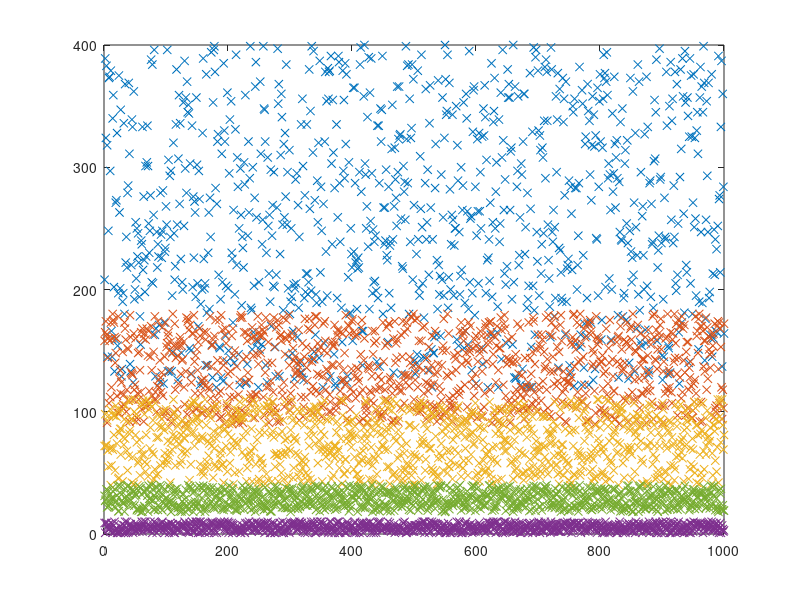
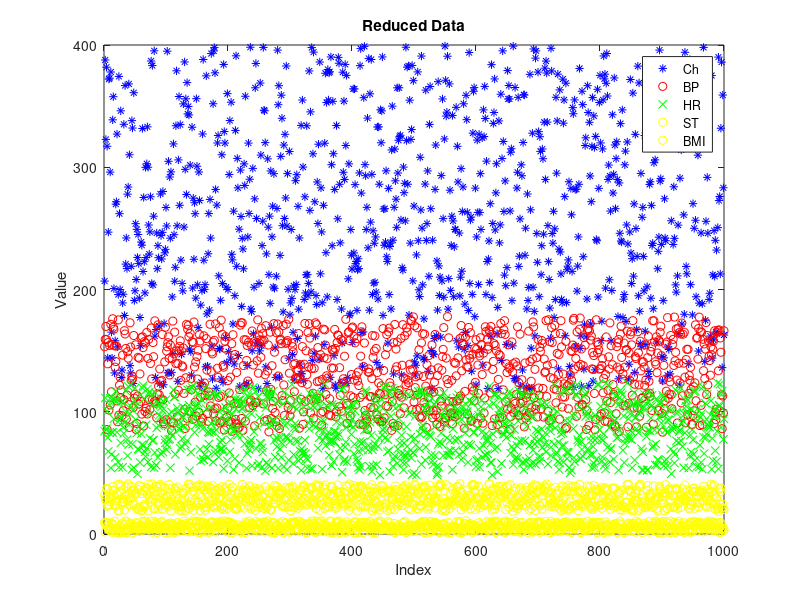

These figures' MATLAB source, in order:
% Clear all variables and figures.

clear all;

  data1 = load('Sorted_data.txt');
  data = [data1(:,1),data1(:,2), data1(:,3), data1(:,4), data1(:,5)];
  Risk = data1(:,6);
 %%
% Plot data.
  plot([1:1000],data,'x');
  %%
% Calculate PC's.
 myCov = cov(data);
 [pc, latent, explained] = pcacov(myCov);
 
 % rotate the data to the principal values
 finalData = data*pc(:,1:5);
 
% Plot data.
  figure;
  plot([1:1000], finalData(:,1), 'b*', [1:1000], finalData(:,2), 'ro',[1:1000], finalData(:,3), 'gx', [1:1000], finalData(:,4), 'yo', [1:1000], finalData(:,5), 'cyo');
  xlabel('Index');
  ylabel('Value');
  title('Reduced Data');
  h = legend('Ch','BP', 'HR','ST','BMI');

% Tidy up.
  %%close all;

  